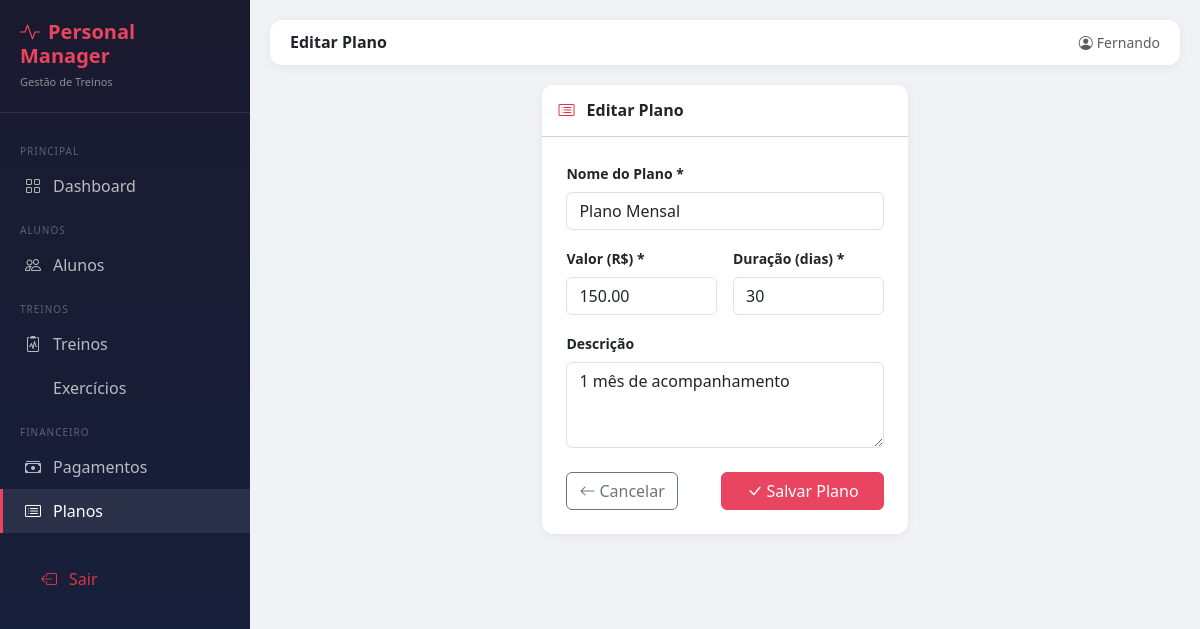
/financeiro/planos/1/editar/ (signed in), run on the app's committed database.
### financeiro/models.py (models this page shows, shortened)
class Plano(models.Model):
    nome = models.CharField(max_length=100)
    valor = models.DecimalField(max_digits=8, decimal_places=2)
    duracao = models.PositiveIntegerField(help_text='Duração em dias')
    descricao = models.TextField(blank=True)
    ativo = models.BooleanField(default=True)
    class Meta:
        verbose_name = 'Plano'
        verbose_name_plural = 'Planos'
        ordering = ['valor']

### financeiro/views.py (the view)
# urls.py: path('planos/<int:pk>/editar/', views.editar_plano, name='editar_plano'),
@login_required
def editar_plano(request, pk):
    plano = get_object_or_404(Plano, pk=pk)
    if request.method == 'POST':
        form = PlanoForm(request.POST, instance=plano)
        if form.is_valid():
            form.save()
            messages.success(request, 'Plano atualizado!')
            return redirect('lista_planos')
        else:
            messages.error(request, 'Corrija os erros abaixo.')
    else:
        form = PlanoForm(instance=plano)
    return render(request, 'financeiro/form_plano.html', {'form': form, 'plano': plano})

### financeiro/forms.py (shortened to what this page needs)
class PlanoForm(forms.ModelForm):
    class Meta:
        model = Plano
        fields = ['nome', 'valor', 'duracao', 'descricao']
        widgets = {
            'nome':      forms.TextInput(attrs={'class': 'form-control', 'placeholder': 'Ex: Plano Mensal'}),
            'valor':     forms.NumberInput(attrs={'class': 'form-control', 'step': '0.01', 'placeholder': '150.00', 'min': '1'}),
            'duracao':   forms.NumberInput(attrs={'class': 'form-control', 'placeholder': 'Ex: 30', 'min': '1', 'max': '365'}),
            'descricao': forms.Textarea(attrs={'class': 'form-control', 'rows': 3}),
        }

### financeiro/templates/financeiro/form_plano.html (shortened to what this page needs)
{% extends 'core/base.html' %}
{% block page_title %}{% if plano %}Editar Plano{% else %}Novo Plano{% endif %}{% endblock %}
{% block content %}
<div class="row justify-content-center">
  <div class="col-md-5">
    <div class="card">
      <div class="card-header bg-white py-3">
        <h6 class="mb-0 fw-bold">
          <i class="bi bi-card-list me-2 text-danger"></i>
          {% if plano %}Editar Plano{% else %}Criar Novo Plano{% endif %}
        </h6>
      </div>
      <div class="card-body p-4">
        <form method="post">
          <div class="mb-3">
            <label class="form-label fw-semibold small">Nome do Plano *</label>
            {{ form.nome }}
          </div>
          <div class="row g-3 mb-3">
            <div class="col-md-6">
              <label class="form-label fw-semibold small">Valor (R$) *</label>
              {{ form.valor }}
            </div>
            <div class="col-md-6">
              <label class="form-label fw-semibold small">Duração (dias) *</label>
              {{ form.duracao }}
            </div>
          </div>
          <div class="mb-4">
            <label class="form-label fw-semibold small">Descrição</label>
            {{ form.descricao }}
          </div>
          <div class="d-flex justify-content-between">
            <a href="{% url 'lista_planos' %}" class="btn btn-outline-secondary">
              <i class="bi bi-arrow-left me-1"></i>Cancelar
            </a>
            <button type="submit" class="btn btn-primary px-4">
              <i class="bi bi-check-lg me-1"></i>Salvar Plano
            </button>
          </div>
        </form>
      </div>
    </div>
  </div>
</div>
{% endblock %}

### core/templates/core/base.html (shortened to what this page needs)
<!DOCTYPE html>
<html lang="pt-br">
<head>
  <link href="https://cdn.jsdelivr.net/npm/bootstrap@5.3.0/dist/css/bootstrap.min.css" rel="stylesheet">
  <link href="https://cdn.jsdelivr.net/npm/bootstrap-icons@1.11.0/font/bootstrap-icons.css" rel="stylesheet">
</head>
<body>
<nav class="sidebar">
  <div class="brand">
    <h5><i class="bi bi-activity me-2"></i>Personal Manager</h5>
    <small>Gestão de Treinos</small>
  </div>
  <div class="mt-3">
    <div class="nav-section">Principal</div>
    <a href="{% url 'dashboard' %}" class="nav-link {% if request.resolver_match.url_name == 'dashboard' %}active{% endif %}">
      <i class="bi bi-grid"></i> Dashboard
    </a>
    <div class="nav-section">Alunos</div>
    <a href="{% url 'lista_alunos' %}" class="nav-link {% if 'aluno' in request.resolver_match.url_name %}active{% endif %}">
      <i class="bi bi-people"></i> Alunos
    </a>
    <div class="nav-section">Treinos</div>
    <a href="{% url 'lista_treinos' %}" class="nav-link {% if 'treino' in request.resolver_match.url_name %}active{% endif %}">
      <i class="bi bi-clipboard2-pulse"></i> Treinos
    </a>
    <a href="{% url 'lista_exercicios' %}" class="nav-link {% if 'exercicio' in request.resolver_match.url_name %}active{% endif %}">
       Exercícios
    </a>
    <div class="nav-section">Financeiro</div>
    <a href="{% url 'lista_pagamentos' %}" class="nav-link {% if 'pagamento' in request.resolver_match.url_name %}active{% endif %}">
      <i class="bi bi-cash-stack"></i> Pagamentos
    </a>
    <a href="{% url 'lista_planos' %}" class="nav-link {% if 'plano' in request.resolver_match.url_name %}active{% endif %}">
      <i class="bi bi-card-list"></i> Planos
    </a>
    <div class="mt-4 px-3">
      <a href="{% url 'logout' %}" class="nav-link text-danger">
        <i class="bi bi-box-arrow-left"></i> Sair
      </a>
    </div>
  </div>
</nav>
<div class="main-content">
  <div class="topbar">
    <div>
      <h6 class="mb-0 fw-bold">{% block page_title %}Dashboard{% endblock %}</h6>
    </div>
    <div class="d-flex align-items-center gap-3">
      <span class="text-muted small"><i class="bi bi-person-circle me-1"></i>{{ request.user.get_full_name|default:request.user.username }}</span>
    </div>
  </div>
  {% block content %}{% endblock %}
</div>
</body>
</html>

### core/templates/core/base.html (style rules this page uses)
:root { --primary: #1a1a2e; --secondary: #16213e; --accent: #e94560; --accent2: #0f3460; --light-bg: #f8f9fa; }
body { background-color: #f0f2f5; font-family: 'Segoe UI', sans-serif; }
.sidebar { width: 250px; min-height: 100vh; background: linear-gradient(180deg, var(--primary) 0%, var(--secondary) 100%); position: fixed; top: 0; left: 0; z-index: 100; transition: all 0.3s; }
.sidebar .brand { padding: 20px; border-bottom: 1px solid rgba(255,255,255,0.1); }
.sidebar .brand h5 { color: var(--accent); font-weight: 700; margin: 0; }
.sidebar .brand small { color: rgba(255,255,255,0.5); font-size: 11px; }
.sidebar .nav-link { color: rgba(255,255,255,0.7); padding: 10px 20px; display: flex; align-items: center; gap: 10px; transition: all 0.2s; border-left: 3px solid transparent; }
.sidebar .nav-link:hover, .sidebar .nav-link.active { color: #fff; background: rgba(255,255,255,0.08); border-left-color: var(--accent); }
.sidebar .nav-link i { width: 20px; text-align: center; }
.sidebar .nav-section { font-size: 10px; text-transform: uppercase; letter-spacing: 1px; color: rgba(255,255,255,0.3); padding: 15px 20px 5px; }
.main-content { margin-left: 250px; padding: 20px; }
.topbar { background: #fff; padding: 12px 20px; margin-bottom: 20px; border-radius: 12px; box-shadow: 0 2px 10px rgba(0,0,0,0.06); display: flex; justify-content: space-between; align-items: center; }
.card { border: none; border-radius: 12px; box-shadow: 0 2px 10px rgba(0,0,0,0.06); }
.card-header { border-radius: 12px 12px 0 0 !important; }
.btn-primary { background-color: var(--accent); border-color: var(--accent); }

### data on the page
Plano: nome "Plano Mensal", valor "150.00", duracao "30", descricao "1 mês de acompanhamento"

### other printed values
{{ request.user.get_full_name|default:request.user.username }} "Fernando"
